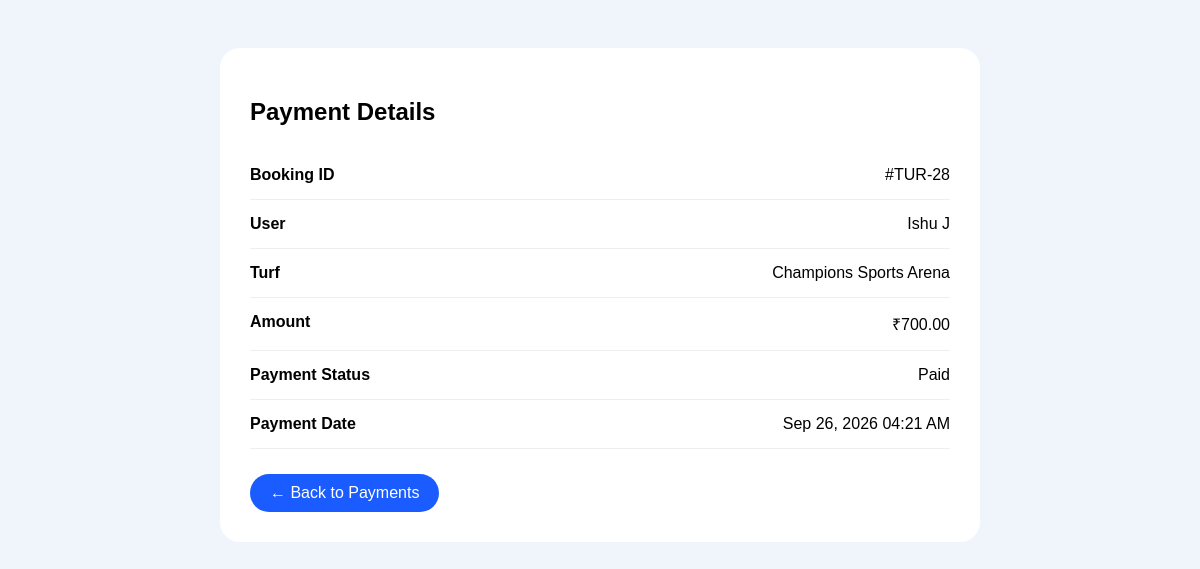
/admin_payment_detail/17/, run on the app's committed database.
### turforaapp/models.py (models this page shows, shortened)
class Payment(models.Model):
    booking = models.OneToOneField(
        Booking,
        on_delete=models.CASCADE
    )
    amount = models.DecimalField(
        max_digits=10,
        decimal_places=2
    )
    payment_date = models.DateTimeField(
        auto_now_add=True
    )
    status = models.CharField(
        max_length=20,
        choices=[
            ('paid', 'Paid'),
            ('pending', 'Pending'),
            ('failed', 'Failed'),
            ('refunded', 'Refunded'),
        ],
        default='pending'
    )

class Booking(models.Model):
    turf = models.ForeignKey(Turf, on_delete=models.CASCADE)
    player = models.ForeignKey(Playerdetail, on_delete=models.CASCADE)
    booking_date = models.DateField()
    start_time = models.TimeField()
    end_time = models.TimeField()
    price = models.DecimalField(max_digits=10, decimal_places=2)
    status = models.CharField(
        max_length=20,
        choices=[
            ('confirmed', 'Confirmed'),
            ('cancelled', 'Cancelled'),
        ],
        default='confirmed'
    )
    created_at = models.DateTimeField(auto_now_add=True)

class Playerdetail(models.Model):
     username=models.CharField(max_length=10)
     email=models.EmailField(unique=True)
     phone=models.CharField(max_length=10)
     password=models.CharField(max_length=10)
     confirmPassword=models.CharField(max_length=10)
     is_block = models.BooleanField(default=False)

class Turf(models.Model):
    turf_name = models.CharField(max_length=100)
    location = models.CharField(max_length=100)
    turf_type = models.CharField(max_length=50)
    image = models.ImageField(upload_to='turf_images/', blank=True, null=True)
    description = models.TextField()
    price_per_hour = models.DecimalField(max_digits=10, decimal_places=2)
    available_facilities = models.TextField()
    rating = models.DecimalField(max_digits=3, decimal_places=1, default=0.0)
    address = models.CharField(max_length=255)
    opening_time = models.TimeField()
    closing_time = models.TimeField()
    is_active = models.BooleanField(default=True)

### turforaapp/views.py (the view)
# urls.py: path('admin_payment_detail/<int:payment_id>/',views.admin_payment_detail,name='admin_payment_detail'),
def admin_payment_detail(request, payment_id):
    payment = get_object_or_404(
        Payment.objects.select_related(
            'booking__player',
            'booking__turf'
        ),
        id=payment_id
    )
    return render(
        request,
        'admin_payment_detail.html',
        {
            'payment': payment
        }
    )

### turforaapp/templates/admin_payment_detail.html (shortened to what this page needs)
<!DOCTYPE html>
<html>
<head>
</head>
<body>
<div class="card">
    <h2>Payment Details</h2>
    <div class="row">
        <span class="label">Booking ID</span>
        <span>#TUR-{{ payment.booking.id }}</span>
    </div>
    <div class="row">
        <span class="label">User</span>
        <span>{{ payment.booking.player.username }}</span>
    </div>
    <div class="row">
        <span class="label">Turf</span>
        <span>{{ payment.booking.turf.turf_name }}</span>
    </div>
    <div class="row">
        <span class="label">Amount</span>
        <span>₹{{ payment.amount|floatformat:2 }}</span>
    </div>
    <div class="row">
        <span class="label">Payment Status</span>
        <span>{{ payment.get_status_display }}</span>
    </div>
    <div class="row">
        <span class="label">Payment Date</span>
        <span>{{ payment.payment_date|date:"M d, Y h:i A" }}</span>
    </div>
    <a href="{% url 'managepayments' %}" class="back">
        ← Back to Payments
    </a>
</div>
</body>
</html>

### turforaapp/templates/admin_payment_detail.html (style rules this page uses)
body { font-family: Arial, sans-serif; background: #f0f5fc; padding: 40px; }
.card { max-width: 700px; margin: auto; background: white; padding: 30px; border-radius: 20px; }
h2 { margin-bottom: 25px; }
.row { display: flex; justify-content: space-between; padding: 15px 0; border-bottom: 1px solid #eee; }
.label { font-weight: bold; }
.back { display: inline-block; margin-top: 25px; padding: 10px 20px; background: #1a5cff; color: white; text-decoration: none; border-radius: 20px; }

### data on the page
Payment: booking.id "28", booking.player.username "Ishu J", booking.turf.turf_name "Champions Sports Arena", amount "700.00", status "Paid", payment_date "Sep 26, 2026 04:21 AM"
